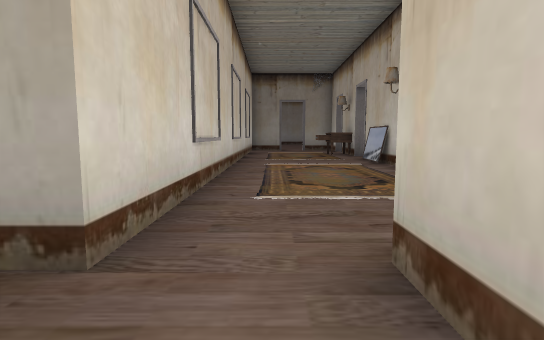
View 1 (above)

17 first-person views from a walk through a 3-D level made in the Unity game engine. The camera is 0.63 m above the floor, tilts 6° down and sees 80° across. Doors are open. The floor is counted in squares, 1 m on a side. Each view is taken from the middle of a square. On the plan, view 1 faces up. The plan holds only what a view shows up to about 10 squares ahead; the rest is blank. The place goes on beyond the plan. The player character is not drawn.

View 2
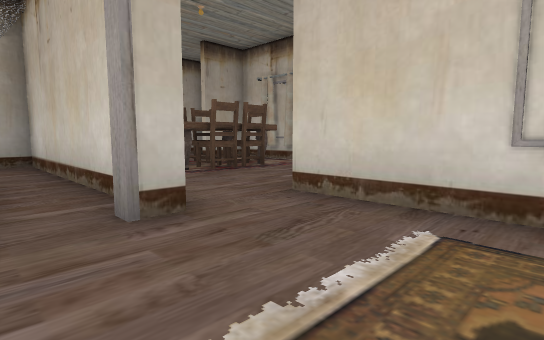

View 3
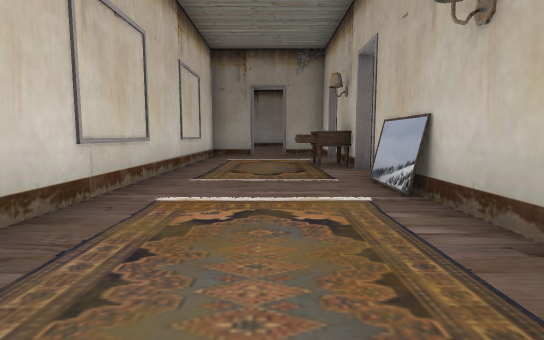

View 4
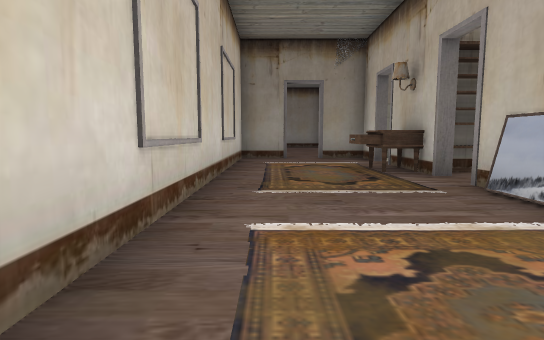

View 5
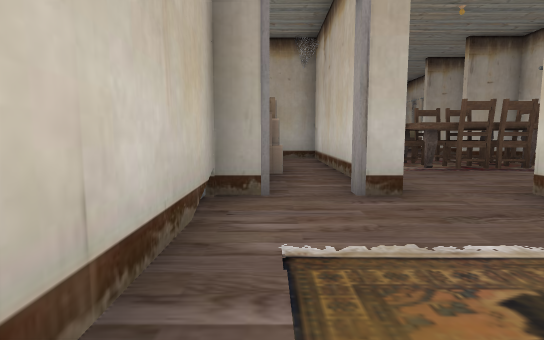

View 6
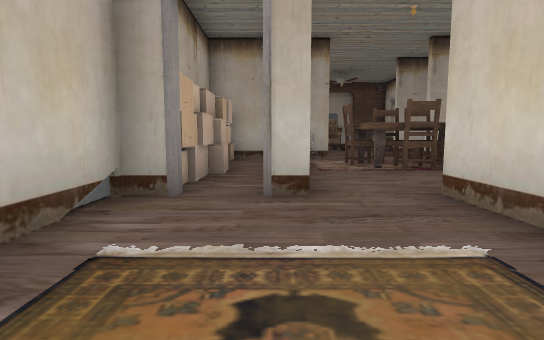

View 7
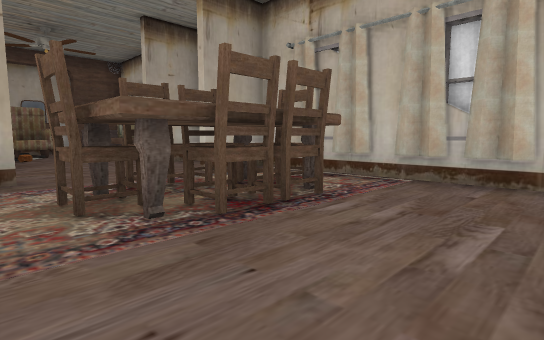

View 8
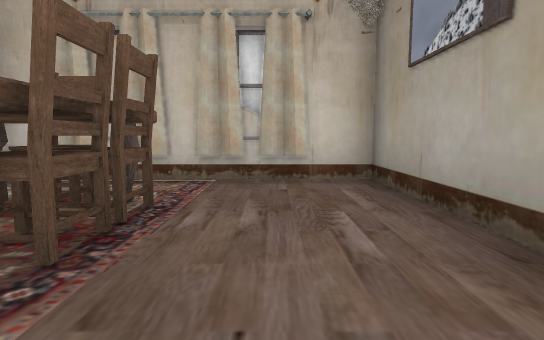

View 9
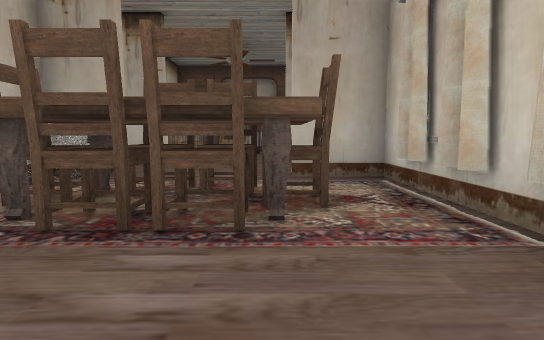

View 10
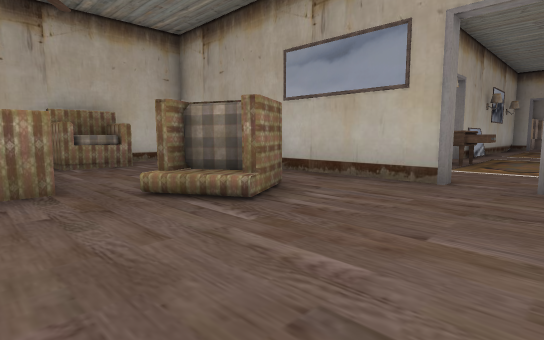

View 11
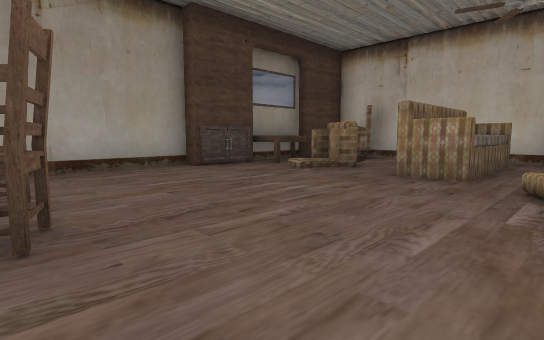

View 12
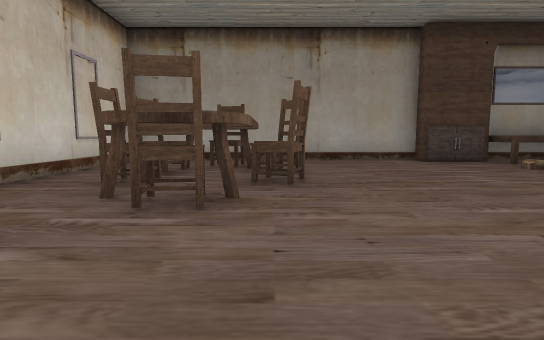

View 13
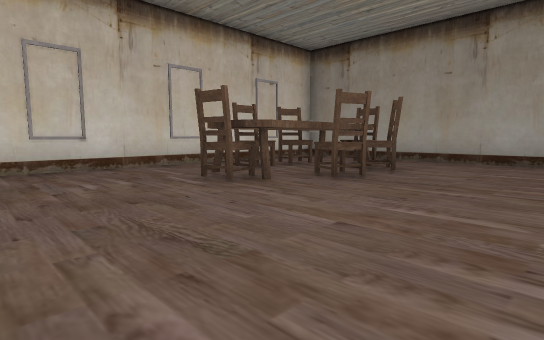

View 14
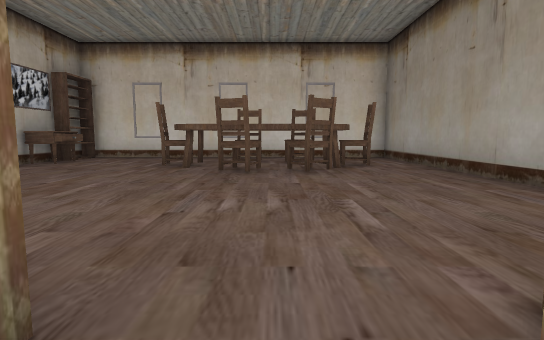

View 15
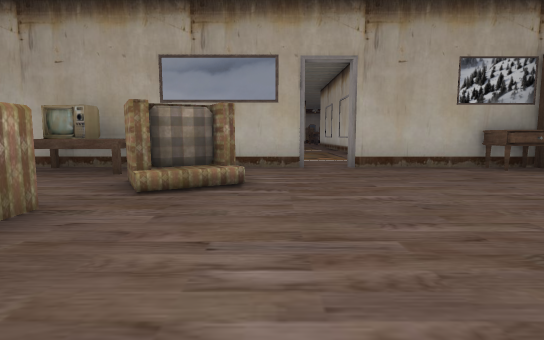

View 16
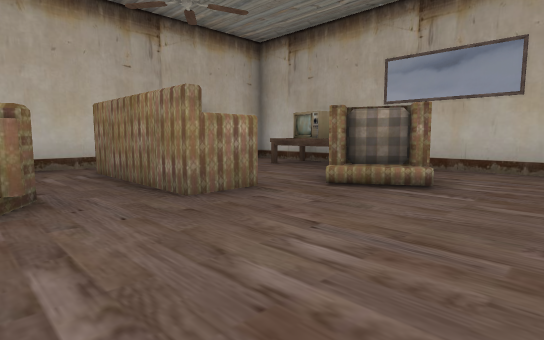

View 17
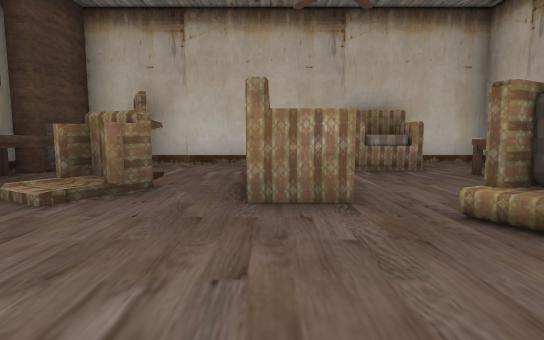

### Floor plan
Key: @ floor where view 1 was taken; # wall or solid block; . floor; / step, stairs or slope; D open door; ^ raised ledge; v drop or lower ground; C chair.
Columns run from 5 left of view 1 to 8 right of it. Each row starts with its distance up from view 1.
 24  #######
 23 #.......##^^##
 22 #..C......^^^#
 21 #.C^C..../#..#
 20 #.C C........#
 19 #.C C.....##^#
 18 #..C......^^##
 17 #.......##..^#
 16 #.......#....#
 15 v#^^......^#.#
 14 vv###DD#######
 13     #...D
 12     #...D
 11     #..^##
 10     #...D
  9     #...
  8     #...#
  7     #...#
  6     #...#
  5     #...#
  4     #...#
  3     #...D
  2  ####.DD#
  1 #.....DD#
  0 #....@##
 -1 #.CC#.##
 -2 #.C#C.##
 -3 #.CC#.##
 -4 ###.###
 -5 #  .#
 -6 #   #

Positions as (right, up) in squares from view 1, and headings:
1: (0, 0), facing up
2: (2, 4), facing down-left
3: (1, 4), facing up
4: (0, 5), facing up
5: (2, 5), facing down
6: (1, 5), facing down
7: (0, 1), facing down-left
8: (0, 0), facing left
9: (-3, 1), facing down
10: (0, 19), facing down-right
11: (-1, 17), facing up-right
12: (-1, 15), facing up
13: (2, 15), facing up-left
14: (5, 20), facing left
15: (2, 21), facing down
16: (1, 21), facing down-right
17: (1, 19), facing right
